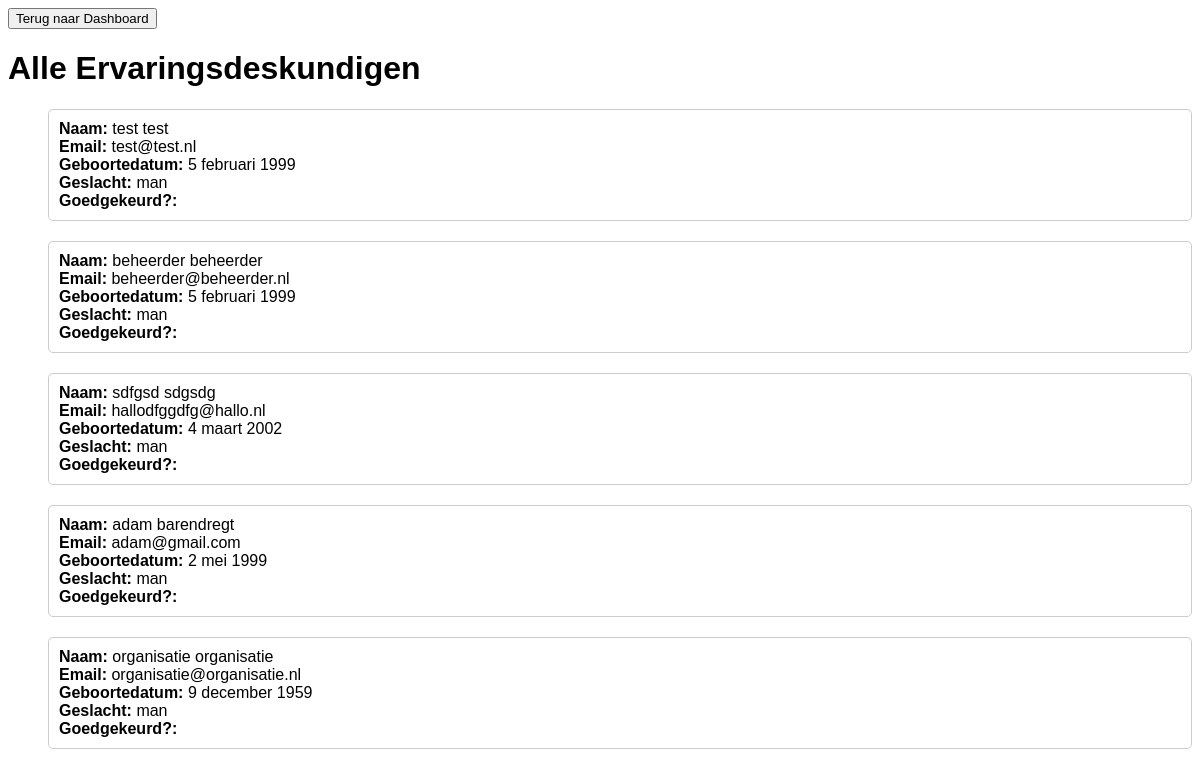
/beheerders/ervaringsdeskundige/, run on an earlier commit of the app's database.
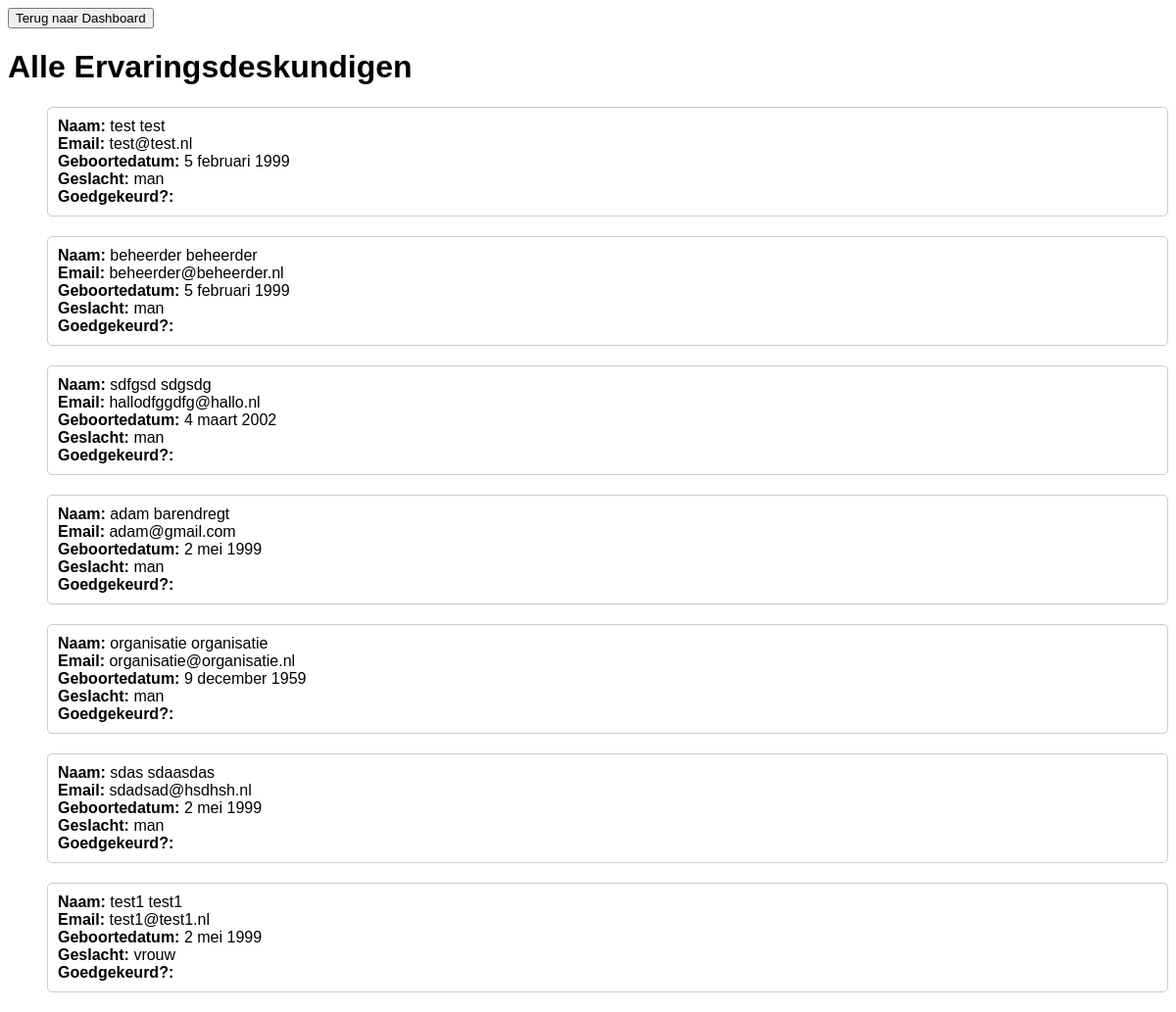
And on a later commit of the database.
### core/models.py (models this page shows, shortened)
class Gebruikers(AbstractBaseUser, PermissionsMixin):
    gebruiker_id = models.AutoField(primary_key=True)
    voornaam = models.CharField(max_length=255)
    achternaam = models.CharField(max_length=255)
    is_beheerder = models.BooleanField(default=False)
    is_organisatie = models.BooleanField(default=False)
    postcode = models.CharField(max_length=6, blank=True, null=True)
    geslacht = models.CharField(max_length=10, blank=True, null=True)
    email = models.EmailField(unique=True)
    telefoonnummer = models.CharField(max_length=20, blank=True, null=True)
    geboortedatum = models.DateField()
    last_login = models.DateTimeField(blank=True, null=True)
    organisatie = models.ForeignKey(Organisaties, on_delete=models.SET_NULL, null=True, blank=True)
    objects = GebruikersManager()
    USERNAME_FIELD = 'email'
    REQUIRED_FIELDS = []
    class Meta:
        db_table = 'gebruikers'

### beheerders/views.py (the view)
# urls.py: path('ervaringsdeskundige/', views.ervaringsdeskundige, name='ervaringsdeskundige'),
def ervaringsdeskundige(request):
    ervaringsdeskundigen = Gebruikers.objects.all()
    return render(request, 'ervaringsdeskundige.html', {'ervaringsdeskundigen': ervaringsdeskundigen})

### beheerders/templates/ervaringsdeskundige.html (shortened to what this page needs)
<!DOCTYPE html>
<html lang="nl">
<head>
    {% load static %}
</head>
<body>
<button onclick="location.href='{% url 'dashboard_beheer' %}';" class="terug-knop">Terug naar Dashboard</button>
    <h1>Alle Ervaringsdeskundigen</h1>
    <ul>
        {% for gebruiker in ervaringsdeskundigen %}
            <li id="ervaringsdeskundige-item-{{ ervaringsdeskundige.pk }}">
                <strong>Naam:</strong> {{ gebruiker.voornaam }} {{ gebruiker.achternaam }}<br>
                <strong>Email:</strong> {{ gebruiker.email }}<br>
                <strong>Geboortedatum:</strong> {{ gebruiker.geboortedatum }}<br>
                <strong>Geslacht:</strong> {{ gebruiker.geslacht }}<br>
                <strong>Goedgekeurd?:</strong><span id="is_goedgekeurd-{{ ervaringsdeskundige.pk }}">{{ ervaringsdeskundige.status }}</span> {{ ervaringsdeskundige.is_goedgekeurd }}<br>
            </li>
        {% empty %}
            <li>Geen ervaringsdeskundigen gevonden.</li>
        {% endfor %}
    </ul>
</body>
</html>

What changed in the data, as far as the page shows it:
added Gebruikers: voornaam "sdas", achternaam "sdaasdas", email "sdadsad@hsdhsh.nl", geboortedatum "2 mei 1999", geslacht "man"
added Gebruikers: voornaam "test1", achternaam "test1", email "test1@test1.nl", geboortedatum "2 mei 1999", geslacht "vrouw"
